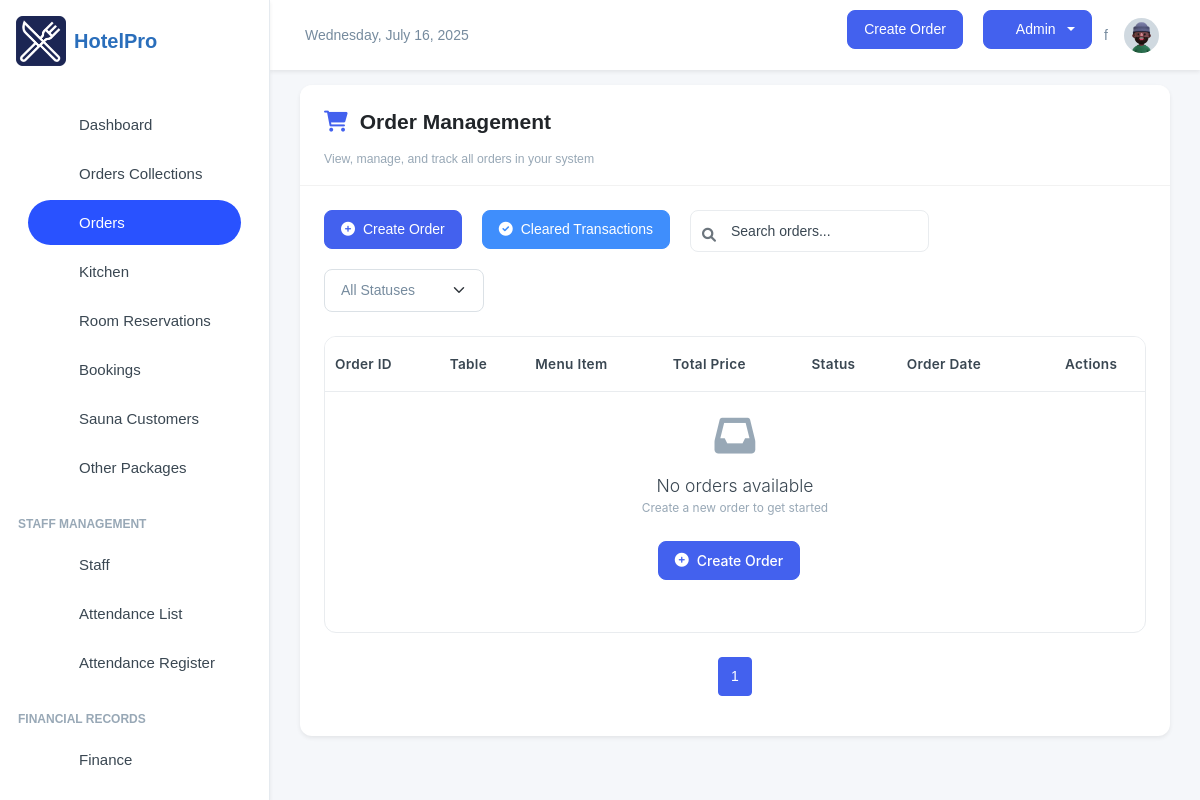
Page /manager/orders/ (signed in) on the earlier database version.
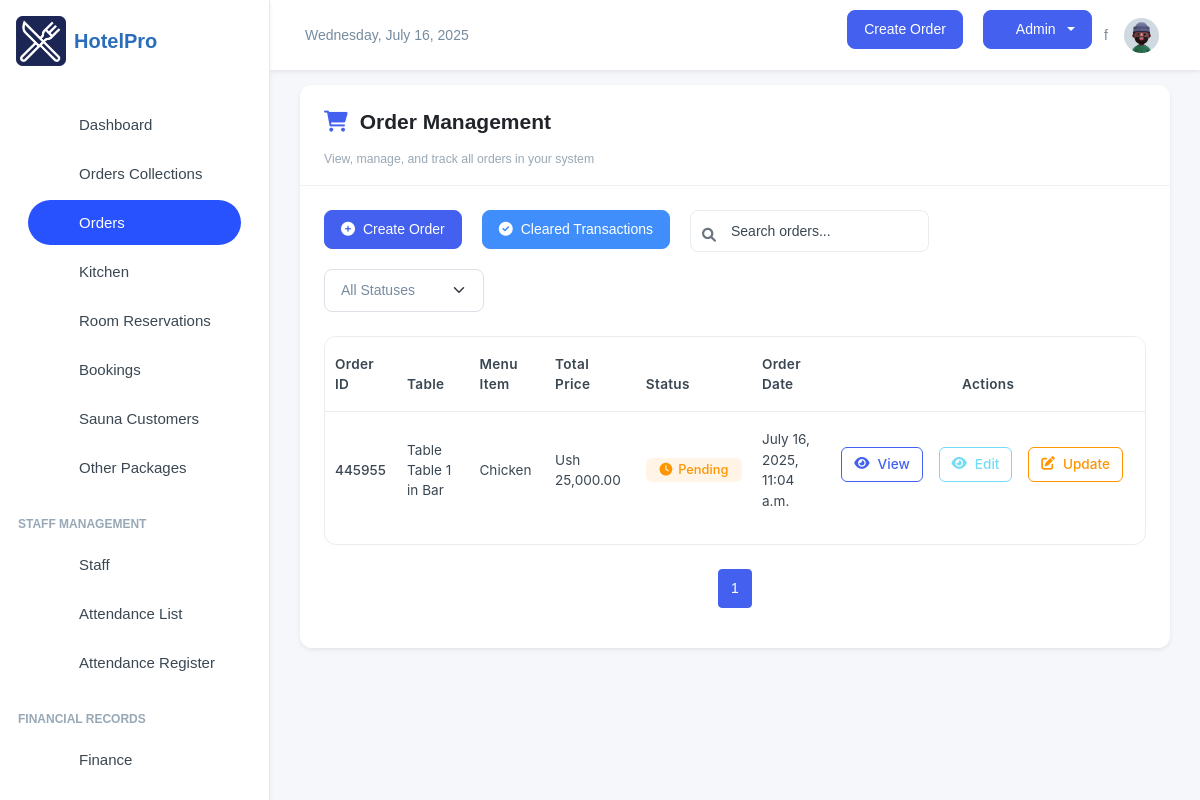
Same page on the later database version.
### inventory/models.py (models this page shows, shortened)
class OrderItem(models.Model):
    ORDER_TYPE_CHOICES = [
        ('Dine-In', 'Dine-In'),
        ('Take-Away', 'Take-Away'),
    ]
    SPECIAL_NOTES_CHOICES = [
        ('nothing', 'Nothing'),
        ('strongly spiced', 'Strongly Spiced'),
        ('midly spiced', 'Mildly Spiced'),
        ('chips', 'Chips'),
        ('rice', 'Rice'),
        ('posho', 'Posho'),
        ('rice_posho', 'Rice + Posho'),
        ('chips_rice', 'Chips + Rice'),
        ('chips_posho', 'Chips + Posho'),
    ]
    order = models.ForeignKey('OrderTransaction', on_delete=models.CASCADE, related_name='order_items')
    menu_item = models.ForeignKey('MenuItem', on_delete=models.CASCADE, null=True, blank=True)
    order_date = models.DateTimeField(auto_now_add=True)
    customer_name = models.CharField(max_length=255, blank=True, null=True, default="Customer")
    dining_area = models.ForeignKey('DiningArea', on_delete=models.SET_NULL, null=True, blank=True)
    table = models.ForeignKey('Table', on_delete=models.SET_NULL, null=True, blank=True)
    total_price = models.DecimalField(max_digits=10, decimal_places=2, default=Decimal('0.00'))
    quantity = models.IntegerField(blank=True, null=True)
    status = models.CharField(
        max_length=50,
        choices=[('Pending', 'Pending'), ('Preparing', 'Preparing'), ('Cooked', 'Completed'), ('Served', 'Served'), ('Cancelled', 'Cancelled')],
        default='Pending'
    )
    special_notes = models.CharField(
        max_length=50,
        choices=SPECIAL_NOTES_CHOICES,
        default="nothing",
        blank=True,
        null=True
    )
    order_type = models.CharField(
        max_length=10,
        choices=ORDER_TYPE_CHOICES,
        default='Dine-In'
    )
    updated = models.DateTimeField(auto_now=True, blank=True, null=True)
    class Meta:
        verbose_name = 'Order Item'
        verbose_name_plural = 'Order Items'
        ordering = ['-order_date']

class OrderTransaction(models.Model):
    pay_mode = (
        ("NO PAYMENT", "NO PAYMENT"),
        ("CASH", "CASH"),
        ("MOMO PAY", "MOMO PAY"),
        ("AIRTEL PAY", "AIRTEL PAY"),
        ("INVOICE", "INVOICE"),
        ("ON ACCOMMODATION", "ON ACCOMMODATION"),
    )
    random_id = models.CharField(max_length=6, unique=True, editable=False, default=generate_random_id)
    customer_name = models.CharField(max_length=255, blank=True, null=True, default="Customer")
    served_by = models.CharField(
        max_length=255, blank=True, null=True, default="Waitress")
    dining_area = models.ForeignKey(DiningArea, on_delete=models.SET_NULL, null=True, blank=True)
    table = models.ForeignKey(Table, on_delete=models.SET_NULL, null=True, blank=True )
    special_notes = models.TextField(default="Null")
    created = models.DateTimeField(default=now, blank=True, null=True)
    payment_mode = models.CharField(default="NO PAYMENT", max_length=50, choices=pay_mode)
    transaction_id = models.CharField(blank=True, null=True, max_length=100, help_text="Transaction ID / Invoice Number")
    created_by = models.ForeignKey(User, on_delete=models.SET_NULL, null=True, blank=True)
    updated = models.DateField(auto_now=True, blank=True, null=True)
    class Meta:
        ordering = ['-created']

class Table(models.Model):
    table_number = models.IntegerField()
    dining_area = models.ForeignKey(DiningArea, on_delete=models.CASCADE, related_name='tables')
    capacity = models.IntegerField()  # Number of seats at the table
    is_available = models.BooleanField(default=True)
    def __str__(self):
        return f"Table {self.table_number} in {self.dining_area.name}"

class DiningArea(models.Model):
    name = models.CharField(max_length=255)
    description = models.TextField(blank=True, null=True)

class MenuItem(models.Model):
    category = models.ForeignKey(Category, on_delete=models.CASCADE, related_name="menu_items")
    name = models.CharField(max_length=100)
    description = models.TextField()
    price = models.DecimalField(max_digits=10, decimal_places=2, default=Decimal('0.00'))
    is_available = models.BooleanField(default=True)
    image_url = models.ImageField(blank=True, null=True, upload_to="menu_items")
    def __str__(self):
        return self.name
    class Meta:
        ordering = ['name']

### inventory/views.py (the view)
# urls.py: path('orders/', views.orders, name='order_list'),
@login_required(login_url='/user/login/')
def orders(request):
    now_time = timezone.now()
    filter_time = now_time - timedelta(hours=12)
    all_orders_count = OrderItem.objects.count()
    recent_orders = OrderItem.objects.filter(
        order_date__gte=filter_time
    ).select_related('order', 'table', 'dining_area').order_by('-order_date')
    recent_orders_count = recent_orders.count()
    print(f"DEBUG - All orders: {all_orders_count}, Recent orders: {recent_orders_count}")
    print(f"DEBUG - Current time: {now_time}, Filter cutoff: {filter_time}")
    paginator = Paginator(recent_orders, 10)
    page_number = request.GET.get('page')
    orders_list = paginator.get_page(page_number)
    return render(request, "order_list.html", {
        "orders_list": orders_list,
        "all_orders_count": all_orders_count,
        "recent_orders_count": recent_orders_count,
        "current_time": now_time,
        "filter_time": filter_time,
    })

### inventory/templates/order_list.html (shortened to what the changed rows need)
{% extends 'base.html' %}
{% load humanize %}
{% block content %}
<div class="card shadow-sm mb-4">
    <div class="card-body">
        <div class="table-container">
            <div class="table-responsive">
            <table class="table" style="font-size: 0.85rem;">
                <thead>
                <tr>
                    <th>Order ID</th>
                    <th>Table</th>
                    <th>Menu Item</th>
                    <th>Total Price</th>
                    <th>Status</th>
                    <th>Order Date</th>
                    <th class="text-center">Actions</th>
                </tr>
                </thead>
                <tbody>
                {% for order in orders_list %}
                <tr>
                    <td><span class="fw-medium">{{ order.order.random_id }}</span></td>
                    <td>Table {{ order.order.table }}</td>
                    <td>{{ order.menu_item }}</td>
                    <td>Ush {{ order.total_price|intcomma }}</td>
                    <td>
                    {% if order.status == 'Completed' %}
                    <span class="badge badge-completed">
                        <i class="fas fa-check-circle"></i>
                        {{ order.status }}
                    </span>
                    {% elif order.status == 'Pending' %}
                    <span class="badge badge-pending">
                        <i class="fas fa-clock"></i>
                        {{ order.status }}
                    </span>
                    {% elif order.status == 'Processing' %}
                    <span class="badge badge-processing">
                        <i class="fas fa-spinner fa-spin"></i>
                        {{ order.status }}
                    </span>
                    {% else %}
                    <span class="badge bg-secondary bg-opacity-10 text-secondary">
                        {{ order.status }}
                    </span>
                    {% endif %}
                    </td>
                    <td>{{ order.order_date }}</td>
                    <td class="action-cell text-center">
                    <a href="/manager/orders/{{ order.id }}" class="btn btn-sm btn-outline-primary">
                        <i class="fas fa-eye"></i> View
                    </a>
                     <a href="/manager/order/edit/{{ order.id }}" class="btn btn-sm btn-outline-secondary">
                        <i class="fas fa-eye"></i> Edit
                    </a>
                    <button class="btn btn-sm btn-outline-warning" data-bs-toggle="modal"
                        data-bs-target="#editOrderModal" data-order-id="{{ order.id }}"
                        data-order-status="{{ order.status }}">
                        <i class="fas fa-edit"></i> Update
                    </button>
                    </td>
                </tr>
                {% empty %}
                <tr>
                    <td colspan="7" class="text-center py-4">
                    <div class="d-flex flex-column align-items-center">
                        <i class="fas fa-inbox fa-3x text-muted mb-3"></i>
                        <p class="lead mb-0">No orders available</p>
                        <p class="text-muted small">Create a new order to get started</p>
                        <a href="/manager/add-order/" class="btn btn-primary mt-2">
                        <i class="fas fa-plus-circle"></i> Create Order
                        </a>
                    </div>
                    </td>
                </tr>
                {% endfor %}
                </tbody>
            </table>
            </div>
        </div>
        <nav aria-label="Page navigation" class="mt-4">
            <ul class="pagination justify-content-center">
                {% for page_num in orders_list.paginator.page_range %}
                {% if page_num >= orders_list.number|add:-2 and page_num <= orders_list.number|add:2 %} <li
                    class="page-item {% if page_num == orders_list.number %}active{% endif %}">
                    <a class="page-link" href="?page={{ page_num }}">{{ page_num }}</a>
                    </li>
                    {% elif page_num == 1 or page_num == orders_list.paginator.num_pages %}
                    <li class="page-item">
                        <a class="page-link" href="?page={{ page_num }}">{{ page_num }}</a>
                    </li>
                    {% elif page_num == orders_list.number|add:-3 or page_num == orders_list.number|add:3 %}
                    <li class="page-item disabled"><span class="page-link">...</span></li>
                    {% endif %}
                    {% endfor %}
            </ul>
        </nav>
    </div>
</div>
<link rel="stylesheet" href="https://cdnjs.cloudflare.com/ajax/libs/font-awesome/6.0.0/css/all.min.css">
{% endblock content %}

Differences in the rows shown:
now on this page (row edited): OrderItem: order.random_id "445955", order.table "Table 1 in Bar", menu_item "Chicken", total_price "25,000.00", status "Pending", order_date "July 16, 2025, 11:04 a.m."
Other differences:
text no longer shown: "No orders available Create a new order to get started Create Order"
